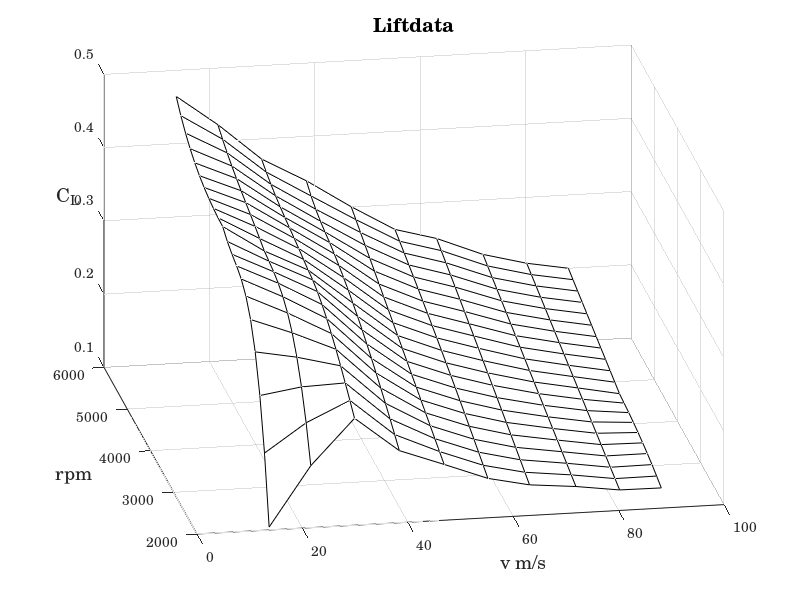

MATLAB code for this plot:
% Program liftplot3d 
x = [13.7 21.6 29.9 38.4 46.9 55.2 63.1 71.9 80.2 88.1];
y = (2000:200:6000);
CL(1,1) = 0.1040; CL(1,2) = 0.1846; CL(1,3) = 0.2460; CL(1,4) = 0.1984; CL(1,5)  = 0.1762;
CL(1,6) = 0.1538; CL(1,7) = 0.1418; CL(1,8) = 0.1360; CL(1,9) = 0.1280; CL(1,10) = 0.1276;
CL(2,1) = 0.1936; CL(2,2) = 0.2318; CL(2,3) = 0.2590; CL(2,4) = 0.2089; CL(2,5)  = 0.1824;
CL(2,6) = 0.1603; CL(2,7) = 0.1476; CL(2,8) = 0.1405; CL(2,9) = 0.1321; CL(2,10) = 0.1324;
CL(3,1) = 0.2608; CL(3,2) = 0.2694; CL(3,3) = 0.2715; CL(3,4) = 0.2191; CL(3,5)  = 0.1886;
CL(3,6) = 0.1668; CL(3,7) = 0.1533; CL(3,8) = 0.1450; CL(3,9) = 0.1362; CL(3,10) = 0.1367;
CL(4,1) = 0.3090; CL(4,2) = 0.2986; CL(4,3) = 0.2835; CL(4,4) = 0.2289; CL(4,5)  = 0.1949;
CL(4,6) = 0.1731; CL(4,7) = 0.1589; CL(4,8) = 0.1494; CL(4,9) = 0.1403; CL(4,10) = 0.1404;
CL(5,1) = 0.3418; CL(5,2) = 0.3205; CL(5,3) = 0.2947; CL(5,4) = 0.2384; CL(5,5)  = 0.2011;
CL(5,6) = 0.1794; CL(5,7) = 0.1646; CL(5,8) = 0.1539; CL(5,9) = 0.1444; CL(5,10) = 0.1436;
CL(6,1) = 0.3624; CL(6,2) = 0.3362; CL(6,3) = 0.3049; CL(6,4) = 0.2475; CL(6,5)  = 0.2073;
CL(6,6) = 0.1856; CL(6,7) = 0.1702; CL(6,8) = 0.1584; CL(6,9) = 0.1485; CL(6,10) = 0.1464;
CL(7,1) = 0.3743; CL(7,2) = 0.3470; CL(7,3) = 0.3140; CL(7,4) = 0.2562; CL(7,5)  = 0.2135;
CL(7,6) = 0.1916; CL(7,7) = 0.1757; CL(7,8) = 0.1629; CL(7,9) = 0.1526; CL(7,10) = 0.1488;
CL(8,1) = 0.3808; CL(8,2) = 0.3541; CL(8,3) = 0.3217; CL(8,4) = 0.2644; CL(8,5)  = 0.2197;
CL(8,6) = 0.1976; CL(8,7) = 0.1813; CL(8,8) = 0.1673; CL(8,9) = 0.1567; CL(8,10) = 0.1508;
CL(9,1) = 0.3854; CL(9,2) = 0.3584; CL(9,3) = 0.3280; CL(9,4) = 0.2722; CL(9,5)  = 0.2259;
CL(9,6) = 0.2035; CL(9,7) = 0.1868; CL(9,8) = 0.1718; CL(9,9) = 0.1608; CL(9,10) = 0.1524;
CL(10,1) = 0.3915; CL(10,2) = 0.3614; CL(10,3) = 0.3325; CL(10,4) = 0.2795; CL(10,5)  = 0.2322;
CL(10,6) = 0.2092; CL(10,7) = 0.1923; CL(10,8) = 0.1763; CL(10,9) = 0.1649; CL(10,10) = 0.1539;
CL(11,1) = 0.4005; CL(11,2) = 0.3640; CL(11,3) = 0.3347; CL(11,4) = 0.2862; CL(11,5)  = 0.2384;
CL(11,6) = 0.2149; CL(11,7) = 0.1977; CL(11,8) = 0.1807; CL(11,9) = 0.1690; CL(11,10) = 0.1582;
CL(12,1) = 0.4010; CL(12,2) = 0.3696; CL(12,3) = 0.3380; CL(12,4) = 0.2925; CL(12,5)  = 0.2446;
CL(12,6) = 0.2205; CL(12,7) = 0.2032; CL(12,8) = 0.1852; CL(12,9) = 0.1731; CL(12,10) = 0.1624;
CL(13,1) = 0.4026; CL(13,2) = 0.3748; CL(13,3) = 0.3412; CL(13,4) = 0.2982; CL(13,5)  = 0.2508;
CL(13,6) = 0.2259; CL(13,7) = 0.2086; CL(13,8) = 0.1897; CL(13,9) = 0.1772; CL(13,10) = 0.1666;
CL(14,1) = 0.4050; CL(14,2) = 0.3797; CL(14,3) = 0.3440; CL(14,4) = 0.3033; CL(14,5)  = 0.2570;
CL(14,6) = 0.2313; CL(14,7) = 0.2139; CL(14,8) = 0.1941; CL(14,9) = 0.1813; CL(14,10) = 0.1707;
CL(15,1) = 0.4084; CL(15,2) = 0.3845; CL(15,3) = 0.3468; CL(15,4) = 0.3078; CL(15,5)  = 0.2632;
CL(15,6) = 0.2366; CL(15,7) = 0.2193; CL(15,8) = 0.1986; CL(15,9) = 0.1854; CL(15,10) = 0.1749;
CL(16,1) = 0.4130; CL(16,2) = 0.3894; CL(16,3) = 0.3496; CL(16,4) = 0.3119; CL(16,5)  = 0.2695;
CL(16,6) = 0.2418; CL(16,7) = 0.2246; CL(16,8) = 0.2031; CL(16,9) = 0.1895; CL(16,10) = 0.1791;
CL(17,1) = 0.4192; CL(17,2) = 0.3947; CL(17,3) = 0.3527; CL(17,4) = 0.3149; CL(17,5)  = 0.2757;
CL(17,6) = 0.2469; CL(17,7) = 0.2298; CL(17,8) = 0.2076; CL(17,9) = 0.1936; CL(17,10) = 0.1833;
CL(18,1) = 0.4271; CL(18,2) = 0.4004; CL(18,3) = 0.3563; CL(18,4) = 0.3184; CL(18,5)  = 0.2819;
CL(18,6) = 0.2518; CL(18,7) = 0.2351; CL(18,8) = 0.2120; CL(18,9) = 0.1977; CL(18,10) = 0.1875;
CL(19,1) = 0.4371; CL(19,2) = 0.4069; CL(19,3) = 0.3607; CL(19,4) = 0.3233; CL(19,5)  = 0.2881;
CL(19,6) = 0.2567; CL(19,7) = 0.2403; CL(19,8) = 0.2165; CL(19,9) = 0.2018; CL(19,10) = 0.1916;
CL(20,1) = 0.4494; CL(20,2) = 0.4143; CL(20,3) = 0.3660; CL(20,4) = 0.3300; CL(20,5)  = 0.2943;
CL(20,6) = 0.2615; CL(20,7) = 0.2455; CL(20,8) = 0.2210; CL(20,9) = 0.2059; CL(20,10) = 0.1958;
CL(21,1) = 0.4644; CL(21,2) = 0.4227; CL(21,3) = 0.3724; CL(21,4) = 0.3393; CL(21,5)  = 0.3005;
CL(21,6) = 0.2662; CL(21,7) = 0.2507; CL(21,8) = 0.2254; CL(21,9) = 0.2100; CL(21,10) = 0.200;
mesh(x,y,CL);
view([-10 30]);
svart = zeros(64,3);
colormap(svart);
set(gca,'FontName','century schoolbook')
FS = 'FontSize'; FW = 'FontWeight';
xlabel('v m/s',FS,14)
ylabel('rpm',FS,14)
zlabel('C_{L}','Rotation',0,FS,14)
title('Liftdata',FS,14)
